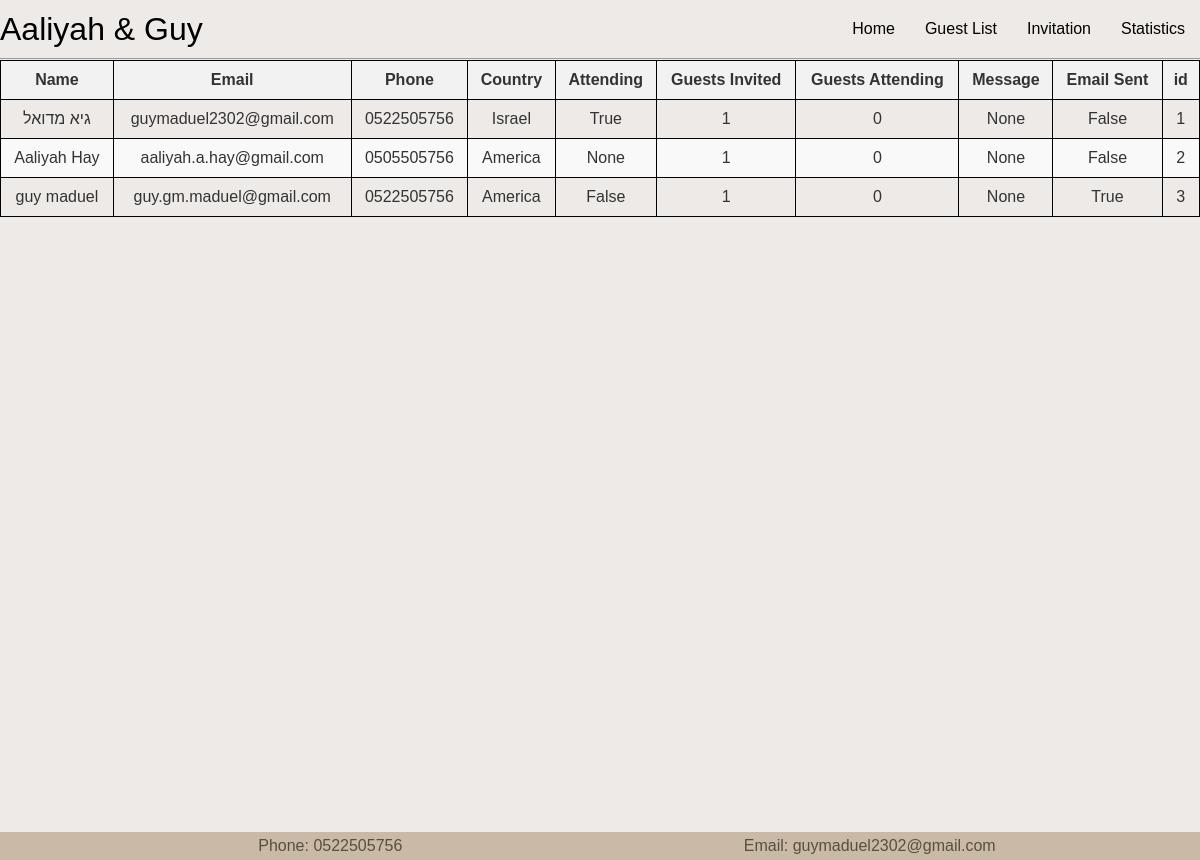
/guests/, run on an earlier commit of the app's database.
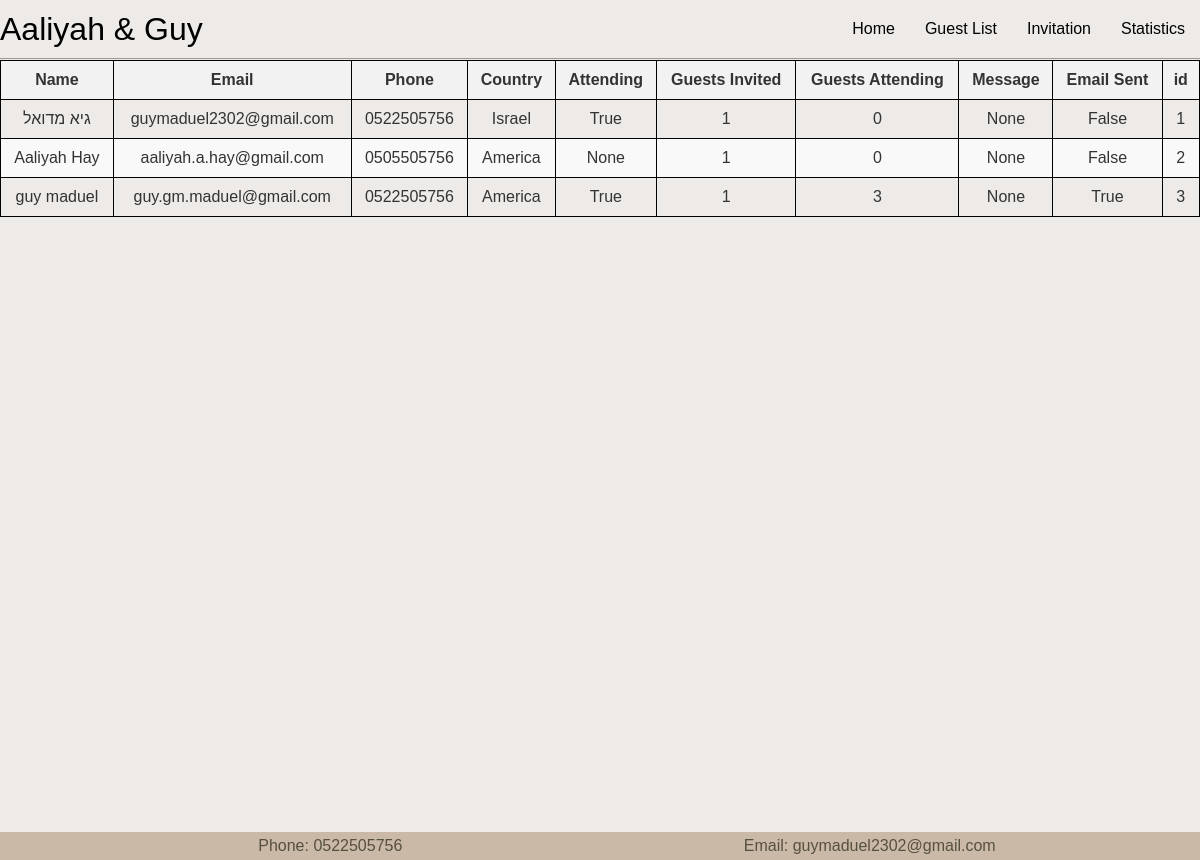
And on a later commit of the database.
### main/models.py (models this page shows, shortened)
class Guest(models.Model):
    guest_list = models.ForeignKey(GuestList, on_delete=models.CASCADE, related_name="guests")
    name = models.CharField(max_length=200)
    email = models.EmailField()
    phone = models.CharField(max_length=15)
    country = models.CharField(max_length=100)
    attending = models.BooleanField(blank=True, null=True)  # Allow NULL values
    number_of_guests_invited = models.IntegerField(default=0)
    number_of_guests_attending = models.IntegerField(default=0)
    message = models.TextField(blank=True, null=True)  # Allow NULL values
    email_sent = models.BooleanField(default=False)  # New field
    identification = models.IntegerField(unique=True, null=True, blank=True)  # New field

### main/views.py (the view)
# urls.py: path('guests/', views.guest_list, name='guest_list'),
@never_cache
def guest_list(request):
    guests = Guest.objects.all()
    logger.info(f"Fetched {len(guests)} guests")
    for guest in guests:
        logger.info(f"Guest: {guest.name}, Attending: {guest.attending}, Guests Attending: {guest.number_of_guests_attending}")
    return render(request, 'main/guest_list.html', {'guests': guests, 'show_navbar': True})

### main/templates/main/guest_list.html
{% extends 'main/base.html' %}
{% load static %}
{% block content %}
<link rel="stylesheet" type="text/css" href="{% static 'css/guest_list.css' %}">
<table>
    <thead>
        <tr>
            <th>Name</th>
            <th>Email</th>
            <th>Phone</th>
            <th>Country</th>
            <th>Attending</th>
            <th>Guests Invited</th>
            <th>Guests Attending</th>
            <th>Message</th>
            <th>Email Sent</th>
            <th>id</th>
        </tr>
    </thead>
    <tbody>
        {% for guest in guests %}
        <tr>
            <td>{{ guest.name }}</td>
            <td>{{ guest.email }}</td>
            <td>{{ guest.phone }}</td>
            <td>{{ guest.country }}</td>
            <td>{{ guest.attending }}</td>
            <td>{{ guest.number_of_guests_invited }}</td>
            <td>{{ guest.number_of_guests_attending }}</td>
            <td>{{ guest.message }}</td>
            <td>{{ guest.email_sent }}</td>
            <td>{{ guest.identification }}</td>
        </tr>
        {% endfor %}
    </tbody>
</table>
{% endblock %}

### main/templates/main/base.html (shortened to what this page needs)
{% load static %}
<!DOCTYPE html>
<html lang="en">
<head>
    <link rel="stylesheet" href="{% static 'css/styles.css' %}">
    <link rel="stylesheet" href="{% static 'css/nav.css' %}">
    <link rel="stylesheet" href="{% static 'css/footer.css' %}">
</head>
<body>
    {% if show_navbar %}
    <header>
        <div class="logo">
            <a href="{% url 'home' %}">Aaliyah & Guy</a>
        </div>
        <nav>
            <ul>
                <li><a href="{% url 'home' %}">Home</a></li>
                <li><a href="{% url 'guest_list' %}">Guest List</a></li>
                <li><a href="{% url 'invitation' 'admin' '0' %}">Invitation</a></li>
                <li><a href="{% url 'statistics' %}">Statistics</a></li>
            </ul>
        </nav>
    </header>
    {% endif %}
    {% block content %}
    {% endblock %}
    <footer class="footer-section">
        <div class="footer-content">
            <p>Phone: 0522505756</p>
            <p>Email: <a href="mailto:guymaduel2302@gmail.com">guymaduel2302@gmail.com</a></p>
        </div>
    </footer>
</body>
</html>
</body>
</html>

### main/static/css/styles.css (style rules this page uses)
body { margin: 20px; padding-top: 60px; font-family: Arial, sans-serif; background-color: #EDEAE7; color: #333; display: flex; flex-direction: column; align-items: center; min-height: 100vh; }

### main/static/css/nav.css (style rules this page uses)
:root { --background: #EDEAE7; --border: rgb(153, 153, 153); }
body { margin: 0; padding-top: 60px; font-family: Arial, sans-serif; background-color: #EDEAE7; display: flex; flex-direction: column; align-items: center; min-height: 100vh; }
header { background-color: var(--background); position: fixed; top: 0; width: 100%; z-index: 1300; display: flex; justify-content: space-between; align-items: center; border-bottom: 1px solid var(--border); padding: 10px 20px; }
.logo { font-size: 2em; font-weight: lighter; }
.logo a { color: black; text-decoration: none; }
nav { display: flex; justify-content: flex-end; }
nav ul { display: flex; list-style: none; padding: 0; margin: 0; }
nav li { padding: 10px 15px; }
nav a { position: relative; color: black; text-decoration: none; transition: all 0.3s ease-in-out; }
nav a::before { content: ''; position: absolute; width: 100%; height: 4px; background: black; bottom: -6px; left: 0; transform: scaleX(0); transition: transform 0.3s ease-in-out; }

### main/static/css/footer.css (style rules this page uses)
.footer-section { position: fixed; left: 0; bottom: 0; width: 100%; background-color: #cbb9a7; text-align: center; z-index: 100; }
.footer-content { width: calc(100% - 4cm); margin: 0 auto; display: flex; justify-content: center; align-items: center; gap: 30px; color: #56513D; }
.footer-content>* { flex: 1; text-align: center; }
.footer-section a { color: #56513D; text-decoration: none; }
.footer-section p { display: inline-block; margin: 5px 0; }

### main/static/css/guest_list.css (style rules this page uses)
table { width: 100%; border-collapse: collapse; margin-bottom: 20px; }
th, td { padding: 10px; text-align: center; border: 1px solid #000000; }
th { background-color: #f2f2f2; font-weight: bold; }
tr:nth-child(even) { background-color: #f9f9f9; }

What changed in the data, as far as the page shows it:
changed Guest "guy maduel": attending "False" → "True"; number_of_guests_attending "0" → "3"
